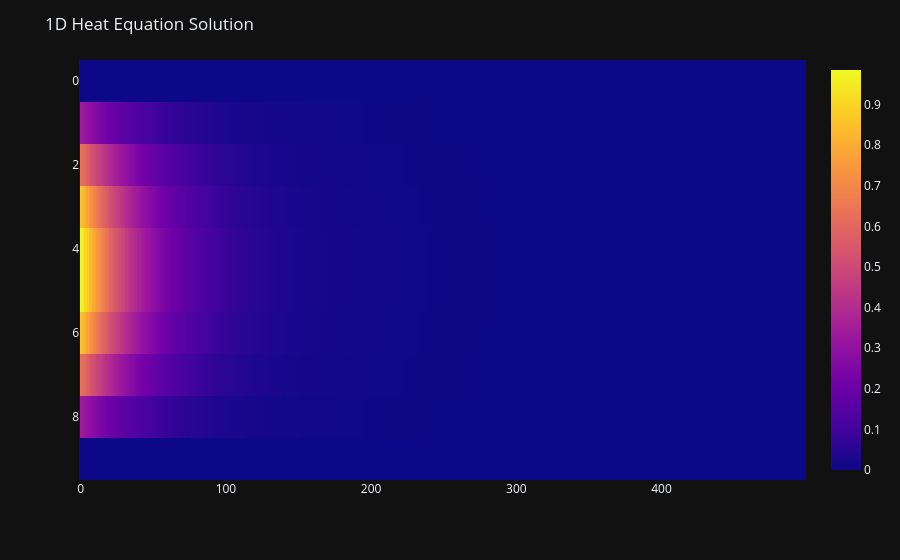

This figure's notebook cell:
### Markdown cell above
We can see that the result is basically the same

### Code cell
fig = px.imshow(mat_opti, aspect="auto")
fig.update_layout(title=dict(text="1D Heat Equation Solution"),
                  template="plotly_dark",
                  hovermode=False)
fig.show()

### Figure 1 — Plotly figure (JSON) as saved in the notebook; plotly's stock layout.template omitted (floating-point values rounded to 4 significant figures; data arrays with more than 128 entries replaced by an {"elided": "..."} marker saying what was removed)
{"data": [{"coloraxis": "coloraxis", "hovertemplate": "x: %{x}<br>y: %{y}<br>color: %{z}<extra></extra>", "name": "0", "type": "heatmap", "xaxis": "x", "yaxis": "y", "z": {"elided": "10x500 float values"}}], "layout": {"coloraxis": {"colorscale": [[0, "#0d0887"], [0.1111, "#46039f"], [0.2222, "#7201a8"], [0.3333, "#9c179e"], [0.4444, "#bd3786"], [0.5556, "#d8576b"], [0.6667, "#ed7953"], [0.7778, "#fb9f3a"], [0.8889, "#fdca26"], [1, "#f0f921"]]}, "hovermode": false, "margin": {"t": 60}, "title": {"text": "1D Heat Equation Solution"}, "xaxis": {"anchor": "y", "domain": [0, 1]}, "yaxis": {"anchor": "x", "autorange": "reversed", "domain": [0, 1]}}}
